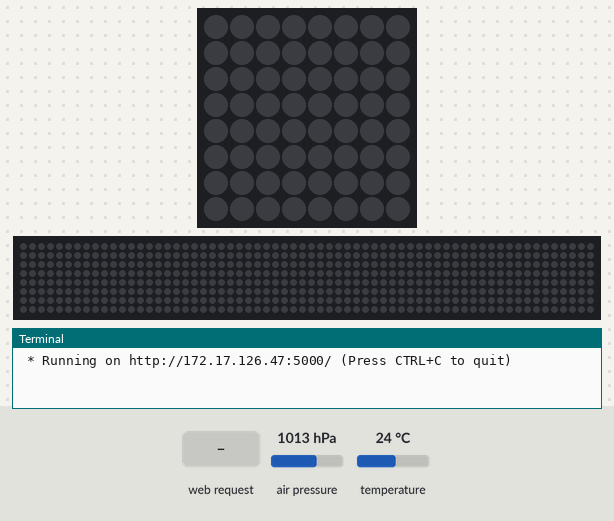
Simulated run of this program. Board: Raspberry Pi (BCM pin numbers) with a Sense HAT. On the bench: the Sense HAT's 8×8 RGB LED matrix, a strip that is not on the board, showing the scrolling text unrolled, the last lines printed to the terminal. The inputs (shaded band) are chosen by the test bench; at power-on: air pressure 1013 hPa, temperature 24 °C. Dim RGB values are drawn brighter than linear; the 64×8 strip is a reading aid, not a part: it shows the text the matrix is scrolling, unrolled, one strip-width of it at a time; the clock reads 2024-03-15 10:24:30 at power-on unless the program sets it.

Above: at 1.2 s.
1.3 s: HTTP request for / received
At 1.46 s:
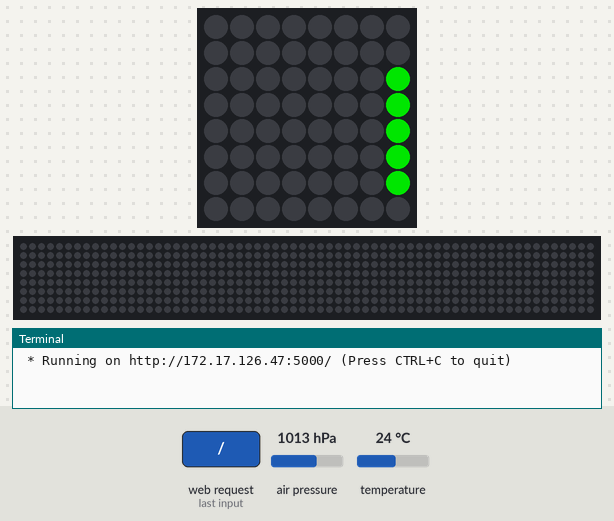
5.2 s: HTTP request for / received
At 5.66 s:
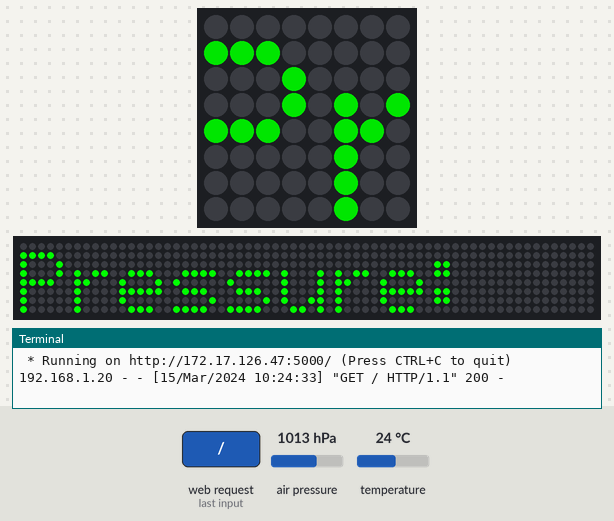
Timing chart, 0 to 8.2 s (numbered marks = the images above; inputs shaded):
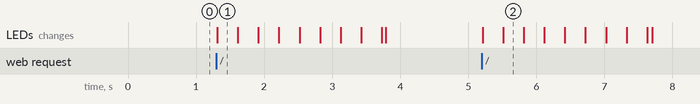

The program:

Weather_Station_Using_RaspberryPi.py
```python
from sense_hat import SenseHat # Python module to control the Raspberry Pi Sense HAT
sense = SenseHat()
sense.clear() # No arguments defaults to OFF
sense.low_light = True # Toggles the LED matrix in low light mode, useful if the Sense HAT is being used in a dark environment.

from flask import Flask # A lightweight Web Server Gateway Interface (WSGI) web application framework
from flask import render_template # Used to generate output from a template file that is found in the application's templates folder.
app = Flask(__name__) # Flask constructor takes the name of current module (__name__) as argument.

import time # This module provides various time-related functions.

# Initialize the colours:-
green = (0,255,0)
nothing = (0,0,0)

@app.route('/') # Map the URLs to a specific function that will handle the logic for that URL.
def index():

    pressure = sense.get_pressure() # Gets the current pressure in Millibars from the pressure sensor.
    temperature = sense.get_temperature() # Gets the temperature in Degrees from the temperature sensor.
    seconds = time.time() # Return the time in seconds since the epoch as a floating point number.
    local_time = time.ctime(seconds) # Convert a time expressed in seconds since the epoch to a string of a form:
                                     #'Sun Jun 20 23:21:05 1993' representing local time.

    print_message = str("Weather Monitoring System!" + "\n" +
                    "Current Pressure: " + str(round(pressure, 2)) + " millibars" + "\n" +
                    "Temperature: " + str(round(temperature, 2)) + " degree(s)" + "\n" +
                    "Local Time: " + str(local_time))

    sense.show_message("Current Pressure: {} Temperature: {} Local Time: {}".format(pressure, temperature, local_time),
                       scroll_speed = 0.005, # Control Scroll Speed; Greater speed implies slower scroll time
                       text_colour = green, # Text Colour
                       back_colour = nothing) # Background Colour

    weatherData = {'weather': print_message}
    return render_template('index.html',**weatherData)

# pi@raspberrypi:~ $ ifconfig
# eth0: flags=4163<UP,BROADCAST,RUNNING,MULTICAST>  mtu 1500
#         inet 172.17.126.47  netmask 255.255.255.0  broadcast 172.17.126.255
#         inet6 fe80::9d5a:ccdd:c209:ebab  prefixlen 64  scopeid 0x20<link>
#         ether e4:5f:01:c6:82:70  txqueuelen 1000  (Ethernet)
#         RX packets 6705  bytes 8236015 (7.8 MiB)
#         RX errors 0  dropped 0  overruns 0  frame 0
#         TX packets 2716  bytes 278737 (272.2 KiB)
#         TX errors 0  dropped 0 overruns 0  carrier 0  collisions 0

# Driver Code - Main Function:-
if __name__ == '__main__':
    app.run(host='172.17.126.47') # Port Number - 5000
```

Measured:
- after the input at 1.3 s, the LEDs: change at once (image 1)
- after the input at 5.2 s, the LEDs: first change at once (image 2 shows a later state)
